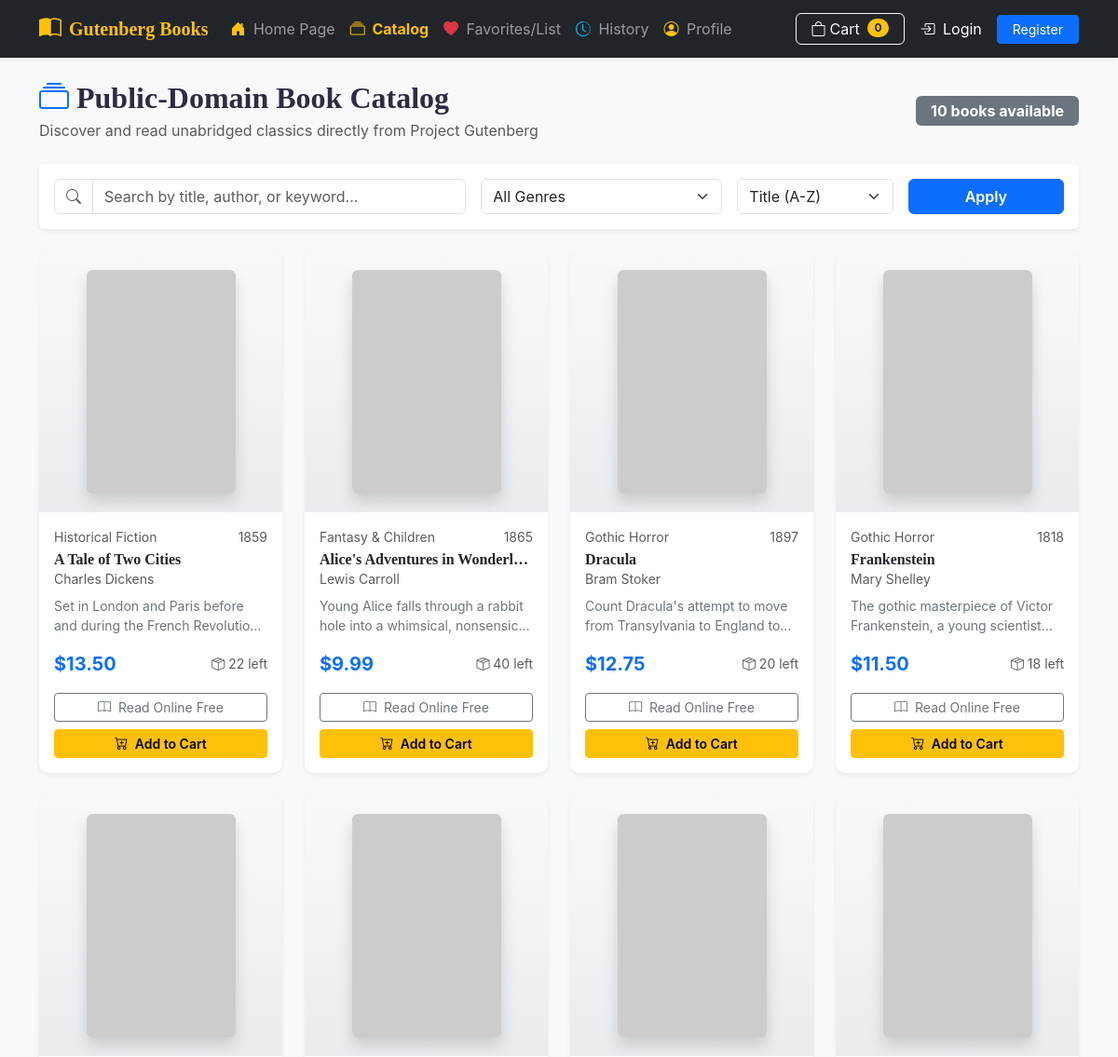
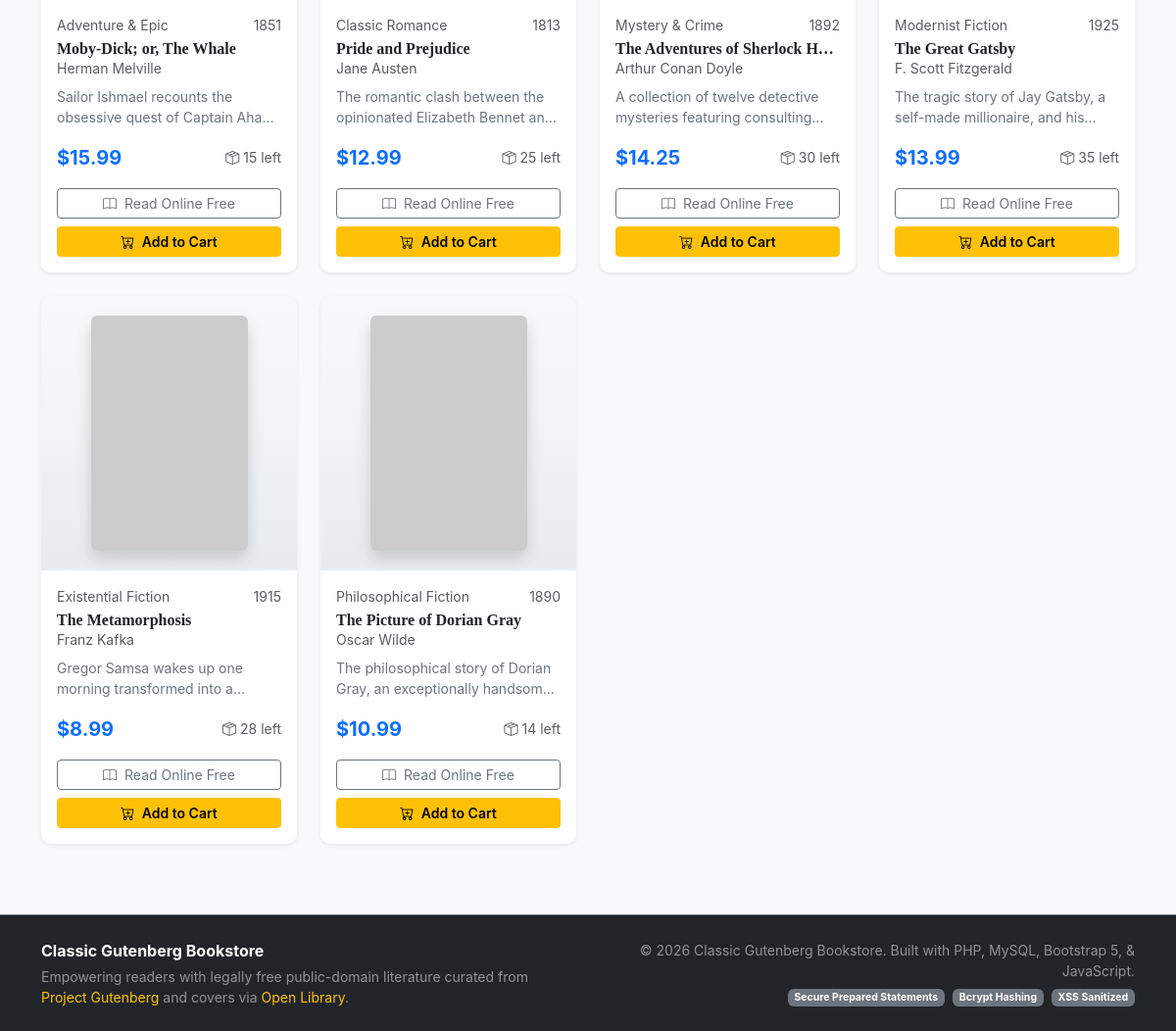
The page /books.php on the database its author committed (2 pictures, top to bottom).
### tables this page shows
CREATE TABLE `books` (
  `id` INT UNSIGNED AUTO_INCREMENT PRIMARY KEY,
  `title` VARCHAR(255) NOT NULL,
  `author` VARCHAR(150) NOT NULL,
  `description` TEXT NOT NULL,
  `price` DECIMAL(10, 2) NOT NULL DEFAULT 0.00,
  `cover_image` VARCHAR(500) NOT NULL,
  `stock` INT UNSIGNED NOT NULL DEFAULT 10,
  `gutenberg_url` VARCHAR(500) NOT NULL COMMENT 'Link to full free text on Project Gutenberg',
  `isbn` VARCHAR(20) DEFAULT NULL,
  `year` INT DEFAULT NULL,
  `genre` VARCHAR(100) DEFAULT 'Classic Literature',
  `created_at` TIMESTAMP DEFAULT CURRENT_TIMESTAMP,
  `updated_at` TIMESTAMP DEFAULT CURRENT_TIMESTAMP ON UPDATE CURRENT_TIMESTAMP,
  INDEX `idx_books_title` (`title`),
  INDEX `idx_books_author` (`author`),
  INDEX `idx_books_genre` (`genre`)
);

### includes/auth_middleware.php (called while the page is built, shortened)
<?php
function e($string) {
    return htmlspecialchars((string)$string, ENT_QUOTES, 'UTF-8');
}

### books.php (the view, shortened to what this page needs)
<?php
require_once __DIR__ . '/config/db.php';
require_once __DIR__ . '/includes/auth_middleware.php';
$search = trim($_GET['search'] ?? '');
$sort = trim($_GET['sort'] ?? 'title_asc');
$sql = "SELECT * FROM books WHERE 1=1";
$params = [];
switch ($sort) {
    default:
        $sql .= " ORDER BY title ASC";
        break;
}
try {
    $stmt = $pdo->prepare($sql);
    $stmt->execute($params);
    $books = $stmt->fetchAll();
} catch (PDOException $e) {
    $books = [];
    $genres = [];
    $error = "Unable to retrieve book catalog.";
}
require_once __DIR__ . '/includes/header.php';
?>
<div class="d-flex justify-content-between align-items-center mb-4 flex-wrap gap-2">
    <div>
        <h2 class="fw-bold mb-1"><i class="bi bi-collection text-primary me-2"></i>Public-Domain Book Catalog</h2>
        <p class="text-muted mb-0">Discover and read unabridged classics directly from Project Gutenberg</p>
    </div>
    <span class="badge bg-secondary fs-6 px-3 py-2"><?= count($books) ?> books available</span>
</div>
<div class="card shadow-sm border-0 mb-4">
    <div class="card-body">
        <form method="GET" action="/php_bookstore/books.php" class="row g-3 align-items-center">
            <div class="col-md-5">
                <div class="input-group">
                    <span class="input-group-text bg-white"><i class="bi bi-search text-muted"></i></span>
                    <input type="text" name="search" class="form-control" placeholder="Search by title, author, or keyword..." value="<?= e($search) ?>">
                </div>
            </div>
            <div class="col-md-3">
                <select name="genre" class="form-select">
                    <option value="">All Genres</option>
                </select>
            </div>
            <div class="col-md-2">
                <select name="sort" class="form-select">
                    <option value="title_asc" <?= $sort === 'title_asc' ? 'selected' : '' ?>>Title (A-Z)</option>
                </select>
            </div>
            <div class="col-md-2 d-flex gap-2">
                <button type="submit" class="btn btn-primary w-100 fw-semibold">Apply</button>
            </div>
        </form>
    </div>
</div>
<?php if (empty($books)): ?>
    <div class="text-center py-5 bg-white rounded shadow-sm">
        <i class="bi bi-book text-muted display-3 mb-3"></i>
        <h4>No books found</h4>
        <p class="text-muted">Try adjusting your search criteria or clearing your filters.</p>
        <a href="/php_bookstore/books.php" class="btn btn-outline-primary">Reset All Filters</a>
    </div>
<?php else: ?>
    <div class="row row-cols-1 row-cols-sm-2 row-cols-md-3 row-cols-lg-4 g-4 mb-5">
        <?php foreach ($books as $book): ?>
            <div class="col">
                <div class="card h-100 shadow-sm border-0 book-card position-relative">
                    <div class="book-cover-wrapper bg-secondary bg-opacity-10 text-center p-3">
                        <img src="<?= e($book['cover_image']) ?>"
                             alt="<?= e($book['title']) ?>"
                             class="img-fluid rounded shadow book-cover-img"
                             loading="lazy"
                             onerror="this.src='https://placehold.co/300x450/2d3748/ffffff?text=Book+Cover'">
                    </div>
                    <div class="card-body d-flex flex-column p-3">
                        <div class="d-flex justify-content-between text-muted small mb-1">
                            <span><?= e($book['genre'] ?? 'Classic') ?></span>
                            <?php if (!empty($book['year'])): ?>
                                <span><?= e($book['year']) ?></span>
                            <?php endif; ?>
                        </div>
                        <h6 class="card-title fw-bold text-truncate mb-1" title="<?= e($book['title']) ?>">
                            <a href="/php_bookstore/book_detail.php?id=<?= $book['id'] ?>" class="text-decoration-none text-dark">
                                <?= e($book['title']) ?>
                            </a>
                        </h6>
                        <p class="card-subtitle text-muted small mb-2"><?= e($book['author']) ?></p>
                        <p class="card-text text-secondary small flex-grow-1 line-clamp-2">
                            <?= e(mb_strimwidth($book['description'], 0, 110, "...")) ?>
                        </p>
                        <div class="d-flex justify-content-between align-items-center mb-3">
                            <span class="fs-5 fw-bold text-primary">$<?= number_format($book['price'], 2) ?></span>
                            <span class="text-muted small"><i class="bi bi-box-seam"></i> <?= $book['stock'] ?> left</span>
                        </div>
                        <div class="d-grid gap-2">
                            <a href="/php_bookstore/read.php?id=<?= $book['id'] ?>" class="btn btn-outline-secondary btn-sm" target="_blank" rel="noopener noreferrer">
                                <i class="bi bi-book me-1"></i> Read Online Free
                            </a>
                            <button class="btn btn-warning btn-sm fw-semibold add-to-cart-btn"
                                    data-book-id="<?= $book['id'] ?>"
                                    data-title="<?= e($book['title']) ?>"
                                    <?= $book['stock'] <= 0 ? 'disabled' : '' ?>>
                                <i class="bi bi-cart-plus me-1"></i> <?= $book['stock'] <= 0 ? 'Out of Stock' : 'Add to Cart' ?>
                            </button>
                        </div>
                    </div>
                </div>
            </div>
        <?php endforeach; ?>
    </div>
<?php endif; ?>
<?php require_once __DIR__ . '/includes/footer.php'; ?>

### assets/css/style.css (style rules this page uses)
:root { --book-cover-height: 280px; }
body { font-family: 'Plus Jakarta Sans', -apple-system, BlinkMacSystemFont, "Segoe UI", Roboto, sans-serif; color: #2b2d42; }
h1, h2, h3, .card-title, .navbar-brand { font-family: 'Playfair Display', Georgia, serif; }
.book-card { transition: transform 0.2s ease, box-shadow 0.2s ease; border-radius: 10px; overflow: hidden; }
.book-cover-wrapper { height: var(--book-cover-height); display: flex; align-items: center; justify-content: center; background: linear-gradient(180deg, #f8f9fa 0%, #e9ecef 100%); }
.book-cover-img { max-height: 240px; width: auto; object-fit: cover; box-shadow: 0 4px 10px rgba(0, 0, 0, 0.15); border-radius: 4px; }
.line-clamp-2 { display: -webkit-box; -webkit-line-clamp: 2; -webkit-box-orient: vertical; overflow: hidden; }

### rows shown on the page
books: genre "Historical Fiction", year "1859", title "A Tale of Two Cities", author "Charles Dickens", description "Set in London and Paris before and during the French…", price "13.50", stock "22", shows "Add to Cart"
books: genre "Fantasy & Children", year "1865", title "Alice's Adventures in Wonderl…", author "Lewis Carroll", description "Young Alice falls through a rabbit hole into a whimsical,…", price "9.99", stock "40", shows "Add to Cart"
books: genre "Gothic Horror", year "1897", title "Dracula", author "Bram Stoker", description "Count Dracula's attempt to move from Transylvania to England…", price "12.75", stock "20", shows "Add to Cart"
books: genre "Gothic Horror", year "1818", title "Frankenstein", author "Mary Shelley", description "The gothic masterpiece of Victor Frankenstein, a young…", price "11.50", stock "18", shows "Add to Cart"
books: genre "Adventure & Epic", year "1851", title "Moby-Dick; or, The Whale", author "Herman Melville", description "Sailor Ishmael recounts the obsessive quest of Captain…", price "15.99", stock "15", shows "Add to Cart"
books: genre "Classic Romance", year "1813", title "Pride and Prejudice", author "Jane Austen", description "The romantic clash between the opinionated Elizabeth Bennet…", price "12.99", stock "25", shows "Add to Cart"
books: genre "Mystery & Crime", year "1892", title "The Adventures of Sherlock H…", author "Arthur Conan Doyle", description "A collection of twelve detective mysteries featuring…", price "14.25", stock "30", shows "Add to Cart"
books: genre "Modernist Fiction", year "1925", title "The Great Gatsby", author "F. Scott Fitzgerald", description "The tragic story of Jay Gatsby, a self-made millionaire, and…", price "13.99", stock "35", shows "Add to Cart"
books: genre "Existential Fiction", year "1915", title "The Metamorphosis", author "Franz Kafka", description "Gregor Samsa wakes up one morning transformed into…", price "8.99", stock "28", shows "Add to Cart"
books: genre "Philosophical Fiction", year "1890", title "The Picture of Dorian Gray", author "Oscar Wilde", description "The philosophical story of Dorian Gray, an exceptionally…", price "10.99", stock "14", shows "Add to Cart"

### other values the page prints
$cart_count "0"
count($books) "10"
